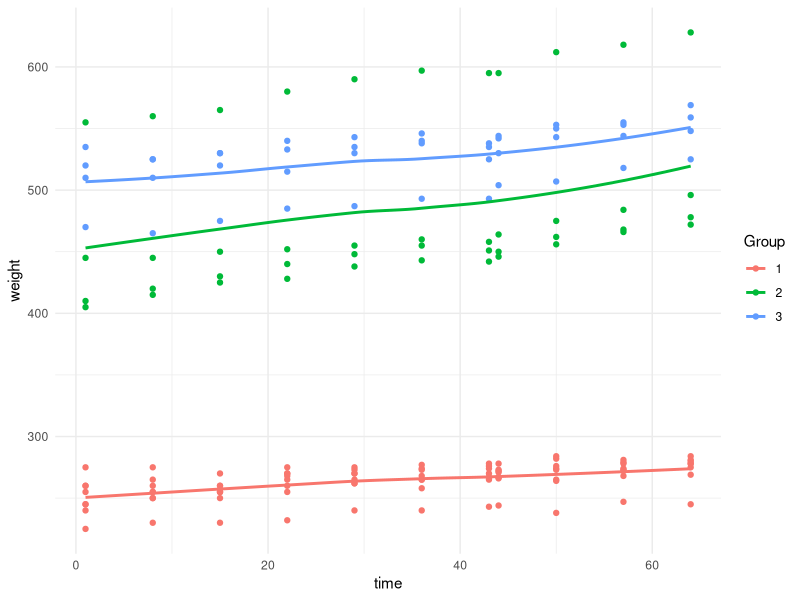
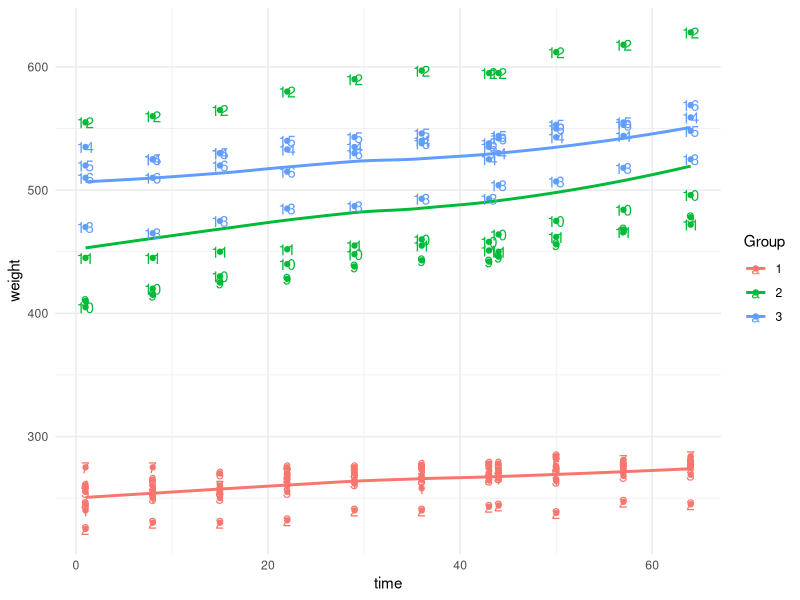
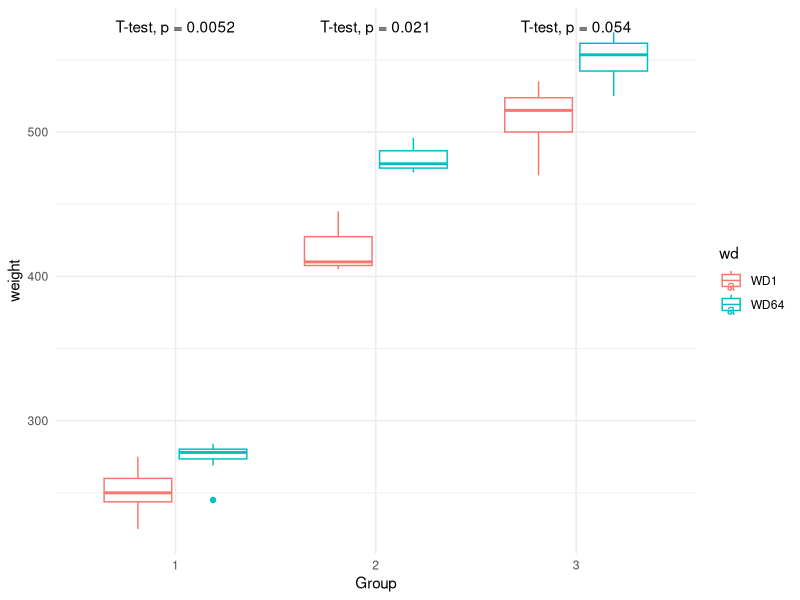
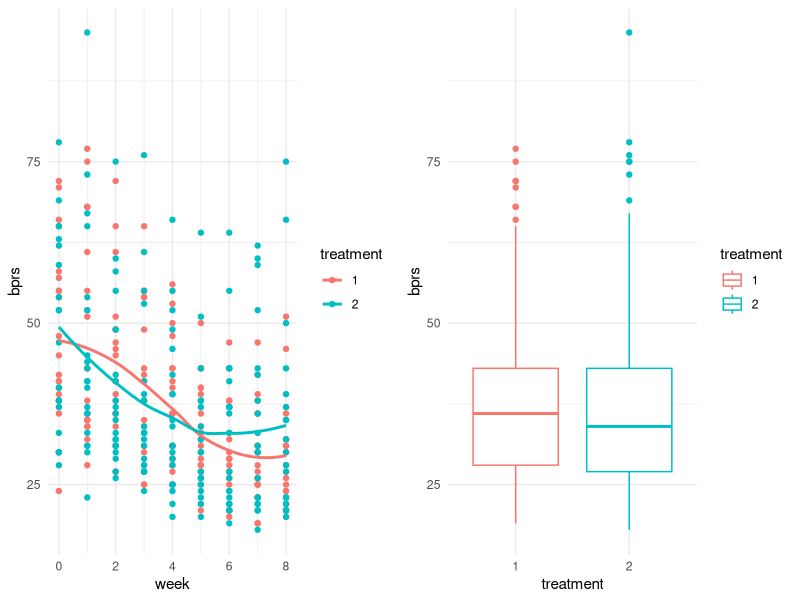

Here is the R script that generated these plots, in order:
## ---- chunk 1
date()
## ---- chunk 2
# load libraries
library(dplyr)
library(magrittr)
library(ggplot2)
library(ggpubr)
## ---- chunk 3
# import the data and look at the structure
RATS_long <- read.table("Data/rats_long.txt", sep = "\t")
str(RATS_long)

# convert convert categorical variables to factor
RATS_long %<>% mutate_at(c("ID", "Group", "wd"), factor)

# data visualization 
p_rats <- ggplot(RATS_long, aes(x = time, y = weight, color = Group)) + 
  geom_point() + geom_smooth(se = F) +
  theme_minimal()
p_rats
## ---- chunk 4
# find the ID for the outlier by adding the ID numbers on the plot above
p_rats + geom_text(aes(label = ID))

# in each case rat number 12 is an outlier in diet group 2
# let's remove this rat from the data
RATS_long <- RATS_long[!(RATS_long$ID == "12"), ]
## ---- chunk 5
# make a new data set only including the first and the last measurement
RATS_comp <- RATS_long[RATS_long$wd == "WD1" | RATS_long$wd == "WD64", ]

# plot the comparisons
ggplot(RATS_comp, aes(x = Group, y = weight, col = wd)) + 
  geom_boxplot() + stat_compare_means(method = "t.test") +
  theme_minimal()
## ---- chunk 6
# import the data and look at the structure
BPRS_long <- read.table("Data/bprs_long.txt", sep = "\t")
str(BPRS_long)

# convert categorical variables to factor
BPRS_long %<>% mutate_at(c("treatment", "subject", "weeks"), factor)

# data visualization
p1 <- ggplot(BPRS_long, aes(x = week, y = bprs, color = treatment)) + 
  geom_point() + geom_smooth(se = F) + theme_minimal() # scatterplot with regression line
p2 <- ggplot(BPRS_long, aes(x = treatment, y = bprs, color = treatment)) + 
  geom_boxplot(aes(color = treatment)) + theme_minimal() # boxplot 

ggarrange(p1,p2, ncol = 2)
